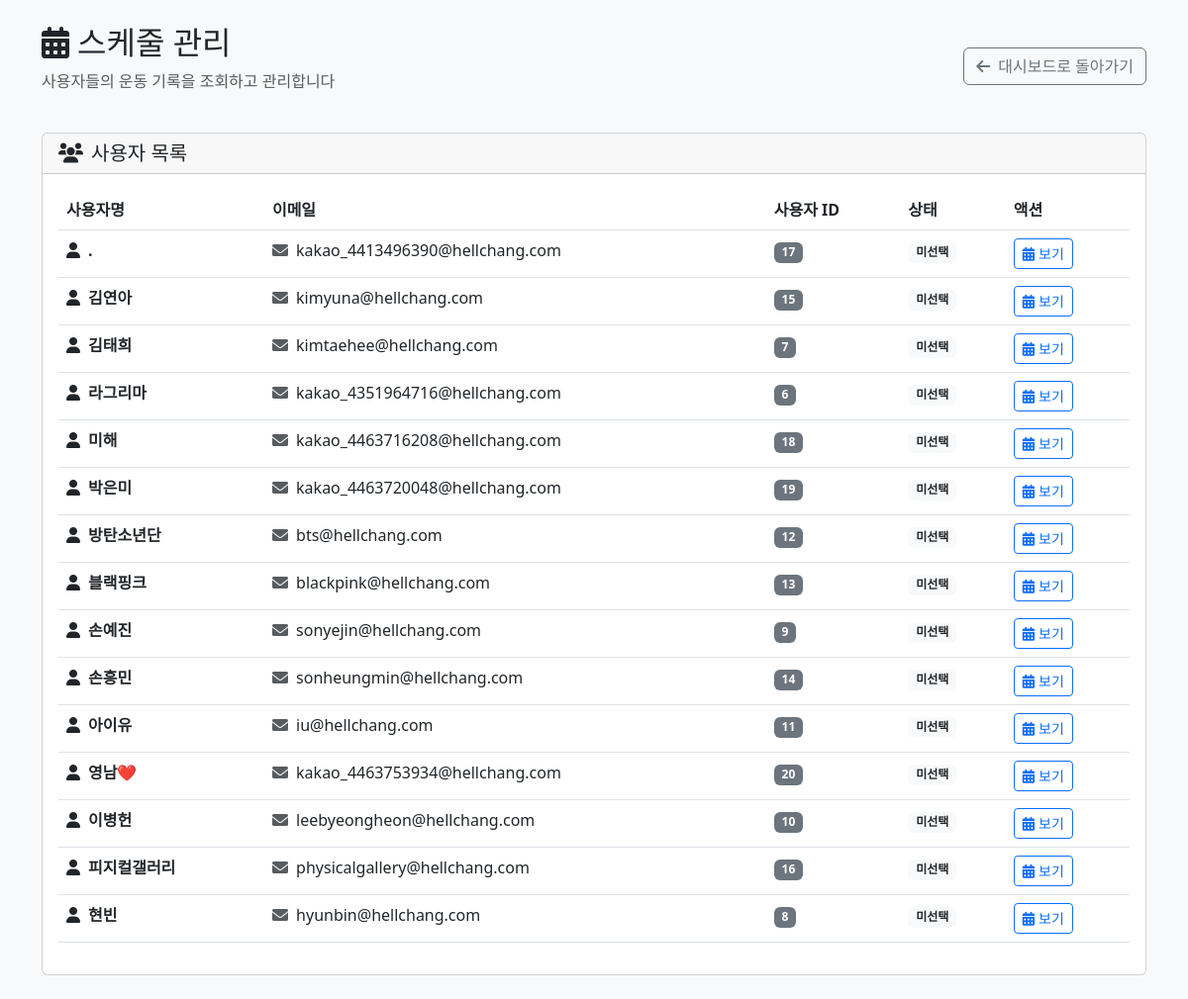
Page /admin/schedule_management.php (signed in) on the earlier database version.
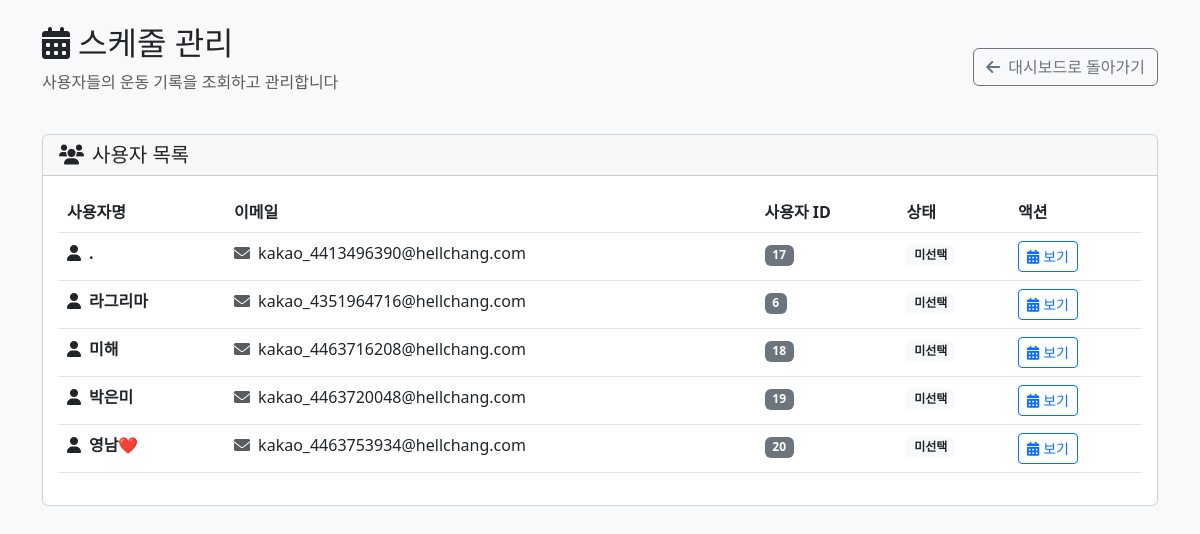
Same page on the later database version.
### tables this page shows
CREATE TABLE IF NOT EXISTS `users` (
  `id` int(11) NOT NULL AUTO_INCREMENT,
  `kakao_id` bigint(20) DEFAULT NULL,
  `username` varchar(100) NOT NULL,
  `email` varchar(255) DEFAULT NULL,
  `profile_image` varchar(500) DEFAULT NULL,
  `created_at` timestamp NULL DEFAULT current_timestamp(),
  `updated_at` timestamp NULL DEFAULT current_timestamp() ON UPDATE current_timestamp(),
  `is_active` tinyint(1) NOT NULL DEFAULT 1,
  `password` varchar(255) DEFAULT NULL,
  PRIMARY KEY (`id`) USING BTREE,
  UNIQUE KEY `email` (`email`) USING BTREE,
  UNIQUE KEY `kakao_id` (`kakao_id`) USING BTREE,
  KEY `idx_users_kakao_id` (`kakao_id`) USING BTREE
);

### admin/schedule_management.php (the view, shortened to what this page needs)
<?php
$pdo = getDB();
$stmt = $pdo->prepare('SELECT id, username, email FROM users WHERE is_active = 1 ORDER BY username ASC');
$stmt->execute();
$users = $stmt->fetchAll(PDO::FETCH_ASSOC);
$selected_user_id = isset($_GET['user_id']) ? (int)$_GET['user_id'] : null;
?>
<!DOCTYPE html>
<html lang="ko">
<head>
    <link href="https://cdn.jsdelivr.net/npm/bootstrap@5.3.0/dist/css/bootstrap.min.css" rel="stylesheet">
    <link href="https://cdnjs.cloudflare.com/ajax/libs/font-awesome/6.0.0/css/all.min.css" rel="stylesheet">
</head>
<body class="bg-light">
    <div class="container mt-4">
        <div class="row mb-4">
            <div class="col">
                <div class="d-flex justify-content-between align-items-center">
                    <div>
                        <h2><i class="fas fa-calendar-alt me-2"></i>스케줄 관리</h2>
                        <p class="text-muted">사용자들의 운동 기록을 조회하고 관리합니다</p>
                    </div>
                    <a href="dashboard.php" class="btn btn-outline-secondary">
                        <i class="fas fa-arrow-left me-2"></i>대시보드로 돌아가기
                    </a>
                </div>
            </div>
        </div>
        <div class="row mb-4">
            <div class="col">
                <div class="card">
                    <div class="card-header">
                        <h5 class="mb-0"><i class="fas fa-users me-2"></i>사용자 목록</h5>
                    </div>
                    <div class="card-body">
                        <div class="table-responsive">
                            <table class="table table-hover">
                                <thead>
                                    <tr>
                                        <th>사용자명</th>
                                        <th>이메일</th>
                                        <th>사용자 ID</th>
                                        <th>상태</th>
                                        <th>액션</th>
                                    </tr>
                                </thead>
                                <tbody>
                                    <?php foreach ($users as $user): ?>
                                    <tr class="<?= $selected_user_id == $user['id'] ? 'table-primary' : '' ?>"
                                        style="cursor: pointer;"
                                        onclick="selectUser(<?= $user['id'] ?>)">
                                        <td>
                                            <div class="d-flex align-items-center">
                                                <i class="fas fa-user me-2"></i>
                                                <strong><?= htmlspecialchars($user['username']) ?></strong>
                                            </div>
                                        </td>
                                        <td>
                                            <?php if ($user['email']): ?>
                                            <i class="fas fa-envelope me-1 text-muted"></i>
                                            <?= htmlspecialchars($user['email']) ?>
                                            <?php else: ?>
                                            <span class="text-muted">-</span>
                                            <?php endif; ?>
                                        </td>
                                        <td>
                                            <span class="badge bg-secondary"><?= $user['id'] ?></span>
                                        </td>
                                        <td>
                                            <?php if ($selected_user_id == $user['id']): ?>
                                            <span class="badge bg-primary">선택됨</span>
                                            <?php else: ?>
                                            <span class="badge bg-light text-dark">미선택</span>
                                            <?php endif; ?>
                                        </td>
                                        <td>
                                            <button class="btn btn-outline-primary btn-sm"
                                                    onclick="event.stopPropagation(); viewUserSchedule(<?= $user['id'] ?>)">
                                                <i class="fas fa-calendar-alt me-1"></i>보기
                                            </button>
                                        </td>
                                    </tr>
                                    <?php endforeach; ?>
                                </tbody>
                            </table>
                        </div>
                    </div>
                </div>
            </div>
        </div>
    </div>
</body>
</html>

Differences in the rows shown:
removed users: username "김연아", email "kimyuna@hellchang.com", id "15", shows "미선택"
removed users: username "김태희", email "kimtaehee@hellchang.com", id "7", shows "미선택"
removed users: username "방탄소년단", email "bts@hellchang.com", id "12", shows "미선택"
removed users: username "블랙핑크", email "blackpink@hellchang.com", id "13", shows "미선택"
removed users: username "손예진", email "sonyejin@hellchang.com", id "9", shows "미선택"
removed users: username "손흥민", email "sonheungmin@hellchang.com", id "14", shows "미선택"
removed users: username "아이유", email "iu@hellchang.com", id "11", shows "미선택"
removed users: username "이병헌", email "leebyeongheon@hellchang.com", id "10", shows "미선택"
removed users: username "피지컬갤러리", email "physicalgallery@hellchang.com", id "16", shows "미선택"
removed users: username "현빈", email "hyunbin@hellchang.com", id "8", shows "미선택"
